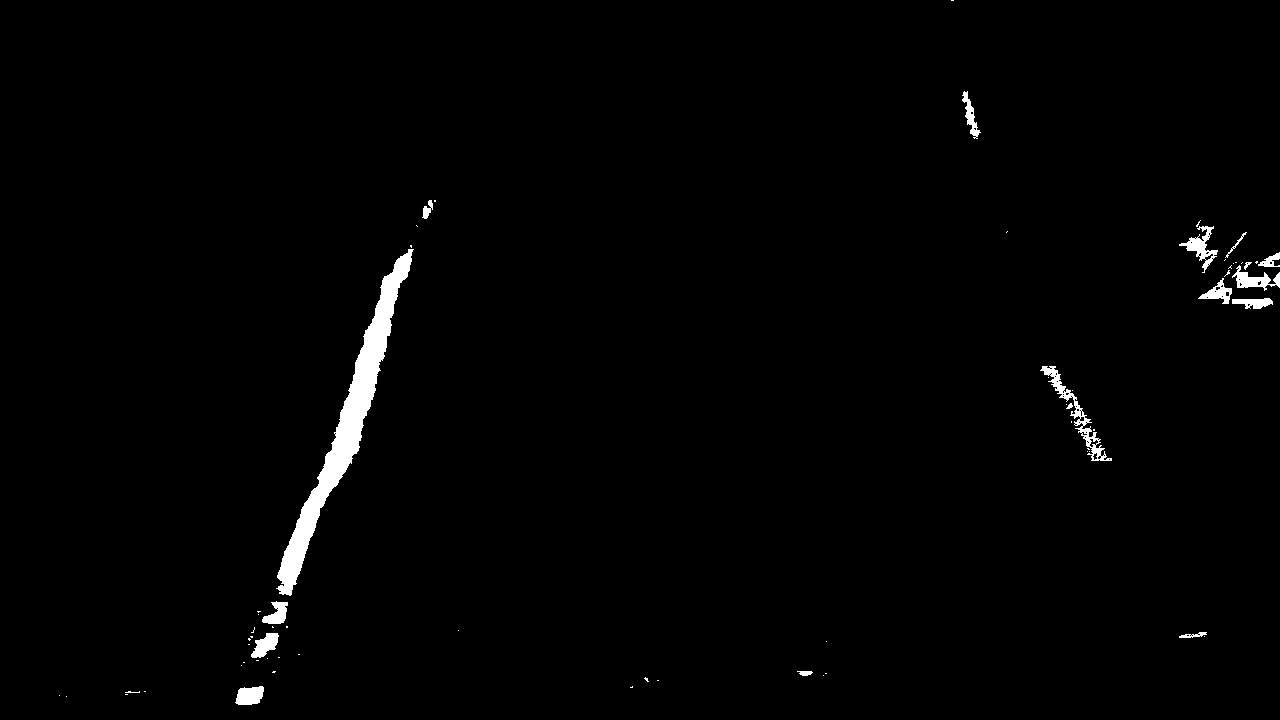
#> input picture test_images/test4_perspective_saturation.jpg, 1280 x 720 px
$ python test.py   (older library calls are emulated)
#> lines starting #> are read from the running program, lines starting #| are printed output that depends on the picture; after the words box and inside, x2 and y2 are one past the last pixel; in counts of white or black regions, pixels touching at a corner belong together
import numpy as np
import matplotlib.image as mpimg
import matplotlib.pyplot as plt
import cv2

# Load our image
image = mpimg.imread('../test_images/test4_perspective_saturation.jpg')
#> image is the input picture: shape (720, 1280, 3); min 0, max 255, mean 3.4
binary_warped = image[:,:,1]
def find_lane_pixels(binary_warped):
    # Take a histogram of the bottom half of the image
    histogram = np.sum(binary_warped[binary_warped.shape[0]//2:,:], axis=0)
#> histogram = 1280 values, max 23954 at index 356, min 0 at index 0, mean 1540.7
    # Create an output image to draw on and visualize the result
    out_img = np.dstack((binary_warped, binary_warped, binary_warped))
    # Find the peak of the left and right halves of the histogram
    # These will be the starting point for the left and right lines
    midpoint = np.int(histogram.shape[0]//2)
#> midpoint = 640
    leftx_base = np.argmax(histogram[:midpoint])
#> leftx_base = 356
    rightx_base = np.argmax(histogram[midpoint:]) + midpoint
#> rightx_base = 1093

    # HYPERPARAMETERS
    # Choose the number of sliding windows
    nwindows = 9
    # Set the width of the windows +/- margin
    margin = 100
    # Set minimum number of pixels found to recenter window
    minpix = 50

    # Set height of windows - based on nwindows above and image shape
    window_height = np.int(binary_warped.shape[0]//nwindows)
#> window_height = 80
    # Identify the x and y positions of all nonzero pixels in the image
    nonzero = binary_warped.nonzero()
#> nonzero = 17125 positions, rows 0 to 711, columns 56 to 1279
    nonzeroy = np.array(nonzero[0])
#> nonzeroy = 17125 values from 0 to 711
    nonzerox = np.array(nonzero[1])
#> nonzerox = 17125 values, max 1279 at index 1662, min 56 at index 16499, mean 610.6
    # Current positions to be updated later for each window in nwindows
    leftx_current = leftx_base
#> leftx_current = 356
    rightx_current = rightx_base
#> rightx_current = 1093

    # Create empty lists to receive left and right lane pixel indices
    left_lane_inds = []
    right_lane_inds = []

    # Step through the windows one by one
    for window in range(nwindows):
        # Identify window boundaries in x and y (and right and left)
        win_y_low = binary_warped.shape[0] - (window+1)*window_height
        win_y_high = binary_warped.shape[0] - window*window_height
        ### TO-DO: Find the four below boundaries of the window ###
        win_xleft_low = leftx_current - margin  # Update this
        win_xleft_high = leftx_current + margin  # Update this
        win_xright_low = rightx_current - margin  # Update this
        win_xright_high = rightx_current + margin  # Update this

        # Draw the windows on the visualization image
        cv2.rectangle(out_img,(win_xleft_low,win_y_low),
        (win_xleft_high,win_y_high),(0,255,0), 2)
        cv2.rectangle(out_img,(win_xright_low,win_y_low),
        (win_xright_high,win_y_high),(0,255,0), 2)

        ### TO-DO: Identify the nonzero pixels in x and y within the window ###
        good_left_inds = ((nonzeroy >= win_y_low) & (nonzeroy < win_y_high) &
        (nonzerox >= win_xleft_low) &  (nonzerox < win_xleft_high)).nonzero()[0]
        good_right_inds = ((nonzeroy >= win_y_low) & (nonzeroy < win_y_high) &
        (nonzerox >= win_xright_low) &  (nonzerox < win_xright_high)).nonzero()[0]

        # Append these indices to the lists
        left_lane_inds.append(good_left_inds)
        right_lane_inds.append(good_right_inds)

        # If you found > minpix pixels, recenter next window on their mean position
        if len(good_left_inds) > minpix:
            leftx_current = np.int(np.mean(nonzerox[good_left_inds]))
        if len(good_right_inds) > minpix:
            rightx_current = np.int(np.mean(nonzerox[good_right_inds]))
#> this loop made 9 passes
#> (win_xleft_low, win_xleft_high, win_xright_low, win_xright_high, leftx_current, rightx_current) on passes 2, 4, 5, 7: (167, 367, 993, 1193, 280, 1184), (208, 408, 1084, 1284, 345, 1094), (245, 445, 994, 1194, 369, 1058), (292, 492, 958, 1158, 427, 1003)
#> (win_xleft_low, win_xleft_high, win_xright_low, win_xright_high, leftx_current) on passes 1, 3, 6: (256, 456, 993, 1193, 267), (180, 380, 1084, 1284, 308), (269, 469, 958, 1158, 392)
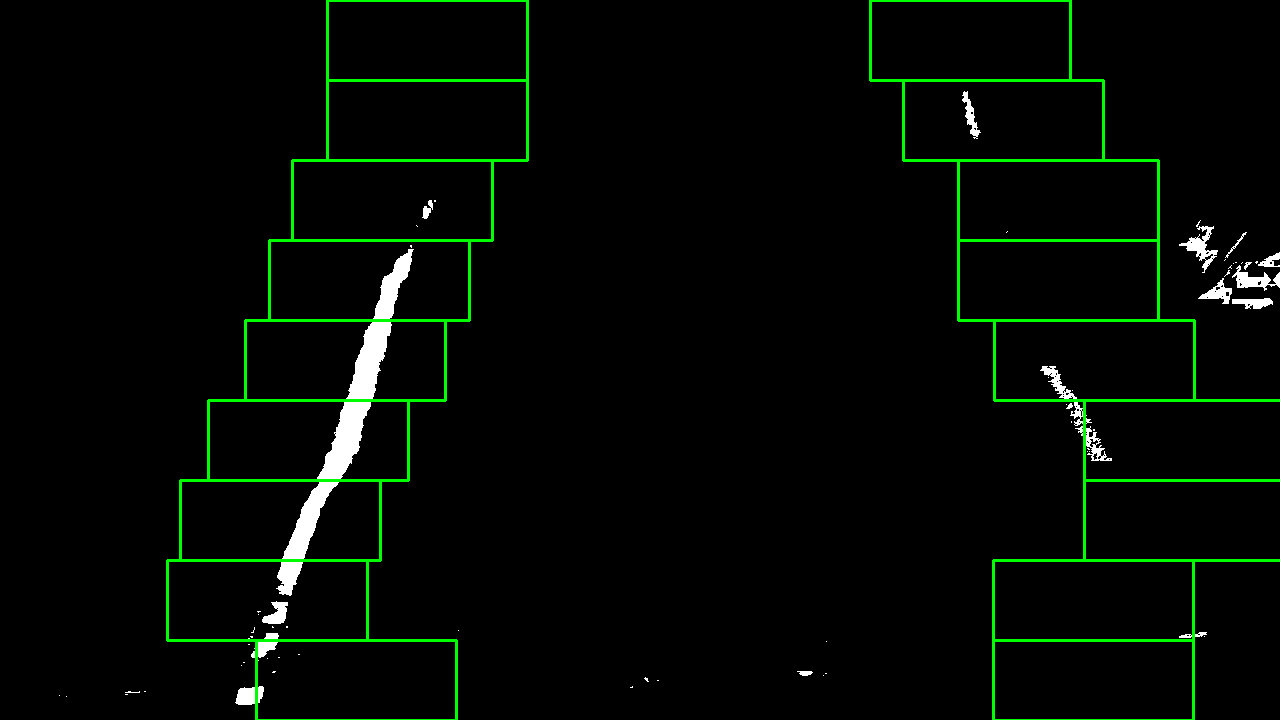
#> out_img: shape (720, 1280, 3); 2.21% of pixels changed, all inside (x1, y1, x2, y2) = (166, 0, 1280, 720); drawn as R, G, B
#> after the loop, left_lane_inds = 9 items; right_lane_inds = 9 items

    # Concatenate the arrays of indices (previously was a list of lists of pixels)
    try:
        left_lane_inds = np.concatenate(left_lane_inds)
#> left_lane_inds = 10336 values, max 17064 at index 618, min 587 at index 10083, mean 9763.3
        right_lane_inds = np.concatenate(right_lane_inds)
#> right_lane_inds = 1891 values, max 15347 at index 75, min 0 at index 1837, mean 6331.2
    except ValueError:
        # Avoids an error if the above is not implemented fully
        pass

    # Extract left and right line pixel positions
    leftx = nonzerox[left_lane_inds]
#> leftx = 10336 values, max 439 at index 10101, min 248 at index 1916, mean 338
    lefty = nonzeroy[left_lane_inds]
#> lefty = 10336 values, max 703 at index 615, min 200 at index 10083, mean 446.7
    rightx = nonzerox[right_lane_inds]
#> rightx = 1891 values, max 1192 at index 7, min 944 at index 1837, mean 1045.5
    righty = nonzeroy[right_lane_inds]
#> righty = 1891 values, max 639 at index 72, min 0 at index 1837, mean 322.1

    return leftx, lefty, rightx, righty, out_img


#def fit_polynomial(binary_warped):
# Find our lane pixels first
leftx, lefty, rightx, righty, out_img = find_lane_pixels(binary_warped)

### TO-DO: Fit a second order polynomial to each using `np.polyfit` ###
left_fit = np.polyfit(lefty, leftx, 2)
#> left_fit = [-1.97e-05, -0.342, 495]
right_fit = np.polyfit(righty, rightx, 2)
#> right_fit = [0.000316, 0.187, 944.5]

# Generate x and y values for plotting
ploty = np.linspace(0, binary_warped.shape[0]-1, binary_warped.shape[0] )
#> ploty = 720 values from 0 to 719
try:
    left_fitx = left_fit[0]*ploty**2 + left_fit[1]*ploty + left_fit[2]
#> left_fitx = 720 values, max 495 at index 0, min 238.8 at index 719, mean 368.6
    right_fitx = right_fit[0]*ploty**2 + right_fit[1]*ploty + right_fit[2]
#> right_fitx = 720 values from 944.5 to 1242.7
except TypeError:
    # Avoids an error if `left` and `right_fit` are still none or incorrect
    print('The function failed to fit a line!')
    left_fitx = 1*ploty**2 + 1*ploty
    right_fitx = 1*ploty**2 + 1*ploty

## Visualization ##
# Colors in the left and right lane regions
out_img[lefty, leftx] = [255, 0, 0]
out_img[righty, rightx] = [0, 0, 255]

# Plots the left and right polynomials on the lane lines
out_img[ploty.astype(np.int64), left_fitx.astype(np.int64)] = [255, 255, 0]
out_img[ploty.astype(np.int64), right_fitx.astype(np.int64)] = [255, 255, 0]
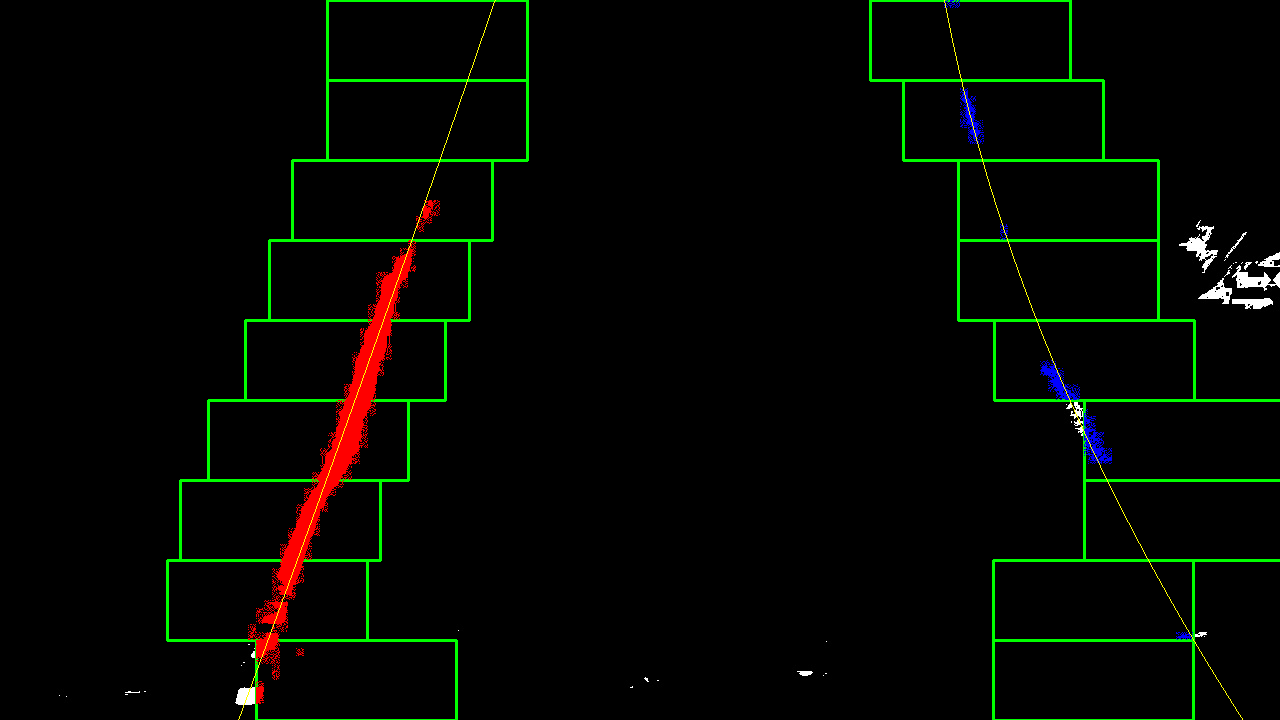
#> out_img: shape (720, 1280, 3); mean of channels 0, 1, 2 3.9, 6.6, 1.2; drawn as R, G, B
#out_img = fit_polynomial(binary_warped)

plt.imshow(out_img)
#mpimg.imsave('../output_images/test4_sliding.jpg', out_img)
